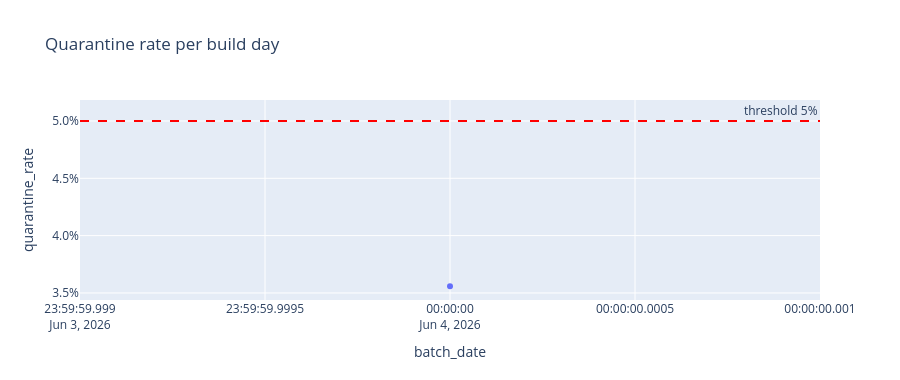

Source (notebook cell):
### Markdown cell above
## Section 5: Quarantine rate over time

Rejected rows as a share of the total processed, per build day. Build day is taken from the dbt load timestamps (`rejected_at` on quarantine, `loaded_at` on fact), which align per run. A rising rate means source quality is degrading.

### Code cell
quarantine_rate_sql = f"""
WITH rejected AS (
    SELECT DATE(rejected_at) AS batch_date, COUNT(*) AS rejected_rows
    FROM {T_QUARANTINE}
    GROUP BY batch_date
),
loaded AS (
    SELECT DATE(loaded_at) AS batch_date, COUNT(*) AS total_rows
    FROM {T_FACT}
    GROUP BY batch_date
)
SELECT
    COALESCE(l.batch_date, r.batch_date) AS batch_date,
    COALESCE(l.total_rows, 0)            AS total_rows,
    COALESCE(r.rejected_rows, 0)         AS rejected_rows,
    SAFE_DIVIDE(COALESCE(r.rejected_rows, 0), NULLIF(l.total_rows, 0)) AS quarantine_rate
FROM loaded l
FULL OUTER JOIN rejected r USING (batch_date)
ORDER BY batch_date
"""
q_rate = run_query(quarantine_rate_sql)
display(q_rate)

if not q_rate.empty:
    fig = px.line(q_rate, x='batch_date', y='quarantine_rate', markers=True,
                  title='Quarantine rate per build day')
    fig.add_hline(y=QUARANTINE_RATE_THRESHOLD, line_dash='dash', line_color='red',
                  annotation_text=f'threshold {QUARANTINE_RATE_THRESHOLD:.0%}')
    fig.update_layout(height=380, yaxis_tickformat='.1%')
    fig.show()
else:
    print('No build history yet.')

### Figure 1 — Plotly figure (JSON) as saved in the notebook; plotly's stock layout.template omitted (floating-point values rounded to 4 significant figures)
{"data": [{"hovertemplate": "batch_date=%{x}<br>quarantine_rate=%{y}<extra></extra>", "legendgroup": "", "line": {"color": "#636efa", "dash": "solid"}, "marker": {"symbol": "circle"}, "mode": "lines+markers", "name": "", "orientation": "v", "showlegend": false, "type": "scatter", "x": ["2026-06-04"], "xaxis": "x", "y": [0.03558], "yaxis": "y"}], "layout": {"annotations": [{"showarrow": false, "text": "threshold 5%", "x": 1, "xanchor": "right", "xref": "x domain", "y": 0.05, "yanchor": "bottom", "yref": "y"}], "height": 380, "legend": {"tracegroupgap": 0}, "shapes": [{"line": {"color": "red", "dash": "dash"}, "type": "line", "x0": 0, "x1": 1, "xref": "x domain", "y0": 0.05, "y1": 0.05, "yref": "y"}], "title": {"text": "Quarantine rate per build day"}, "xaxis": {"anchor": "y", "domain": [0.0, 1.0], "title": {"text": "batch_date"}}, "yaxis": {"anchor": "x", "domain": [0.0, 1.0], "tickformat": ".1%", "title": {"text": "quarantine_rate"}}}}
